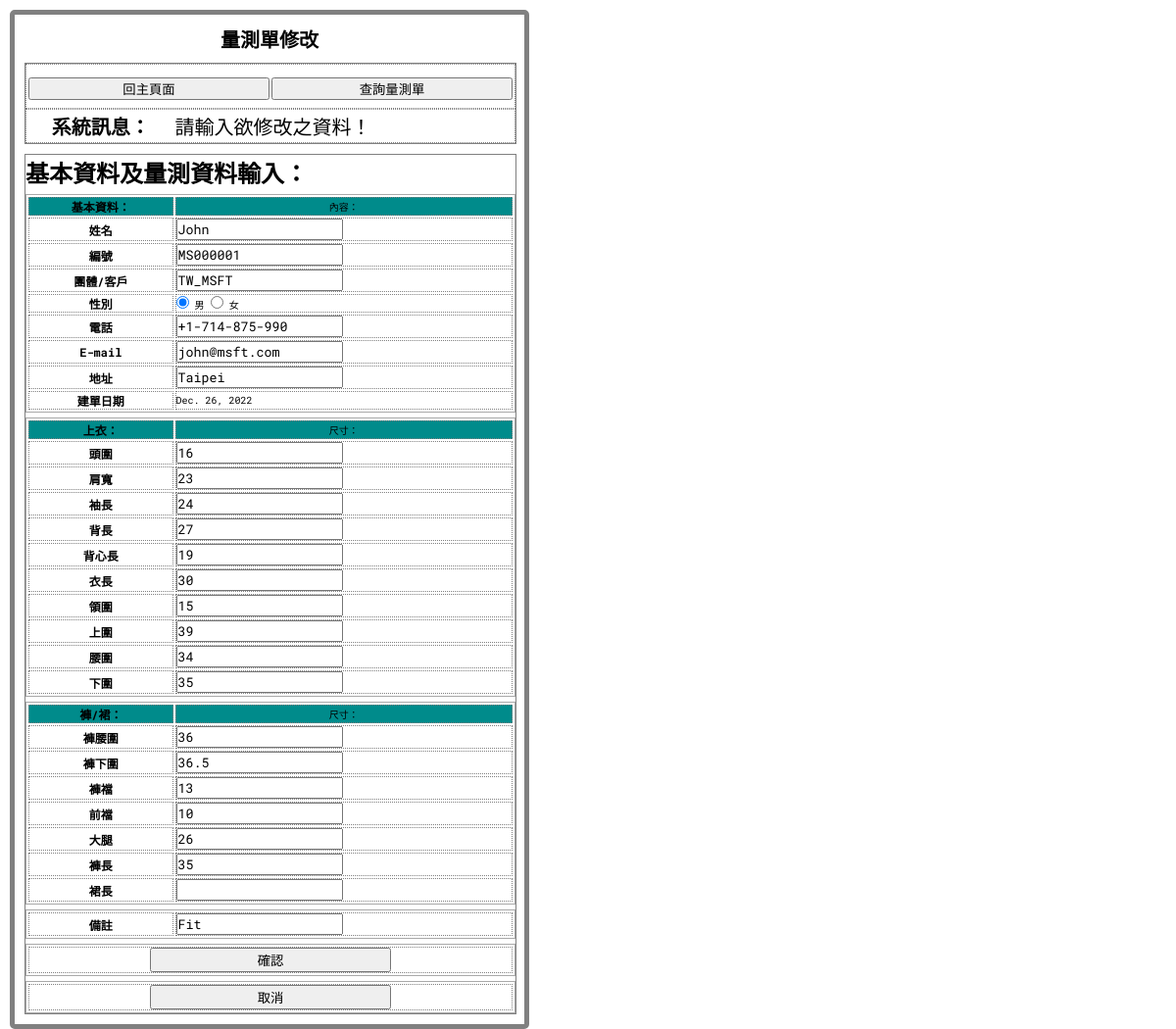
Screenshot of /edit_from_multi_input/37/ (signed in) with the database file from the repository.
### hf_uniform_app/models.py (models this page shows, shortened)
class Uniform(models.Model):
    CustName = models.CharField(max_length=20, null=False)
    CustNo = models.CharField(max_length=20, blank=True, default='')
    OrgnizationName = models.CharField(max_length=50, blank=True, default='')
    Gender = models.CharField(max_length=2, default='M', null=False)
    CustPhone = models.CharField(max_length=50, blank=True, default='')
    CustEmail = models.EmailField(max_length=100, blank=True, default='')
    CustAddr = models.CharField(max_length=255,blank=True, default='')
    DateOfCreated = models.DateField(null=False)
    Hat = models.CharField(max_length=10, blank=True, default='')
    ShoulderWidth = models.CharField(max_length=10, blank=True, default='')
    SleeveLength = models.CharField(max_length=10, blank=True, default='')
    BackLength = models.CharField(max_length=10, blank=True, default='')
    CenterBack = models.CharField(max_length=10, blank=True, default='')
    ShirtLength = models.CharField(max_length=10, blank=True, default='')
    Collar = models.CharField(max_length=10, blank=True, default='')
    Chest = models.CharField(max_length=10, blank=True, default='')
    Waist = models.CharField(max_length=10, blank=True, default='')
    Seat = models.CharField(max_length=10, blank=True, default='')
    WaistBelt = models.CharField(max_length=10, blank=True, default='')
    Hip = models.CharField(max_length=10, blank=True, default='')
    Crotch = models.CharField(max_length=10, blank=True, default='')
    FrontCrotch = models.CharField(max_length=10, blank=True, default='')
    Thigh = models.CharField(max_length=10, blank=True, default='')
    PantsLength = models.CharField(max_length=10, blank=True, default='')
    SkirtLength = models.CharField(max_length=10, blank=True, default='')
    Remark = models.CharField(max_length=30, blank=True, default='')

### hf_uniform_app/views.py (the view)
# urls.py: path('edit_from_multi_input/<int:uniform_id>/', views.edit_from_multi_input),
def edit_from_multi_input(request, uniform_id=None, mode=None):
    if (request.user.id == None):
        return redirect('/login/')
    if (mode == "save"):
        uniform = Uniform.objects.get(id=uniform_id)
        uniform = edit_save_uniform_object(request, uniform)
        if (uniform.CustName == ''):
            message = '姓名不得空白!'
            context = {'uniform':uniform, 'message':message}
            return render(request, 'edit_from_multi_input.html', context)
        uniform.save()
        log_content = f'USER ID:[ {request.user.id} ], USER:[ {request.user.username} ], Time:[ {get_time_stamp()} ], Edit:[ {uniform.CustName} ]'
        get_log(log_content)
        path = '/multi_input/' + str(uniform.OrgnizationName) + '/'
        return redirect(path)
    else:
        try:
            uniform = Uniform.objects.get(id=uniform_id)
            message = '請輸入欲修改之資料！'
        except:
            message = "資料不存在！"
            return render(request, 'query.html', locals())
        context = {'uniform':uniform, 'message':message}
        return render(request, 'edit_from_multi_input.html', context)

### templates/edit_from_multi_input.html (shortened to what this page needs)
{% extends "base.html" %}
{% block title %}
    {% load static %} <link href="{% static "css/edit.css" %}" rel="stylesheet" type="text/css" />
{% endblock %}
{% block content %}
    <div class="main">
        <h1> 量測單修改 </h1>
        <div class="option-table">
            <table class="option-table-button">
                <tr>
                    <td>
                        <form action="/main">
                            <input type="submit" value="回主頁面" />
                        </form>
                    </td>
                    <td>
                        <form action="/query">
                            <input type="submit" value="查詢量測單" />
                        </form>
                    </td>
                </tr>
            </table>
            <table class="option-table-message">
                <tr>
                    <th>
                        <span> 系統訊息： </span>
                    </th>
                    <td>
                        <span> {{ message }}</span>
                    </td>
                </tr>
            </table>
        </div>
        <div class="listing-input">
            <h2> 基本資料及量測資料輸入： </h2>
            <form action="/edit_from_multi_input/{{uniform.id}}/save/" method="POST" name="edit_from_detail" id="edit_from_detail">
                <table class="listing-input-basic">
                    <tr class="table-head">
                        <th>
                            <span> 基本資料：</span>
                        </th>
                        <td>
                            <span> 內容： </span>
                        </td>
                    </tr>
                    <tr>
                        <th>姓名</th>
                        <td>
                            <input type="text" id="cust_name" name="cust_name" value={{uniform.CustName}}>
                        </td>
                    </tr>
                    <tr>
                        <th>編號</th>
                        <td>
                            <input type="text" id="cust_no" name="cust_no" value={{uniform.CustNo}}>
                        </td>
                    </tr>
                    <tr>
                        <th>團體/客戶</th>
                        <td>
                            <input type="text" id="orgnization_name" name="orgnization_name" value={{uniform.OrgnizationName}}>
                        </td>
                    </tr>
                    <tr>
                        <th>性別</th>
                        <td>
                            {% if uniform.Gender == "M" %}
                                <input type="radio" name="gender" id="gender_m" value="M" checked="checked"/> 男
                                <input type="radio" name="gender" id="gender_f" value="F" /> 女
                            {% else %}
                                <input type="radio" name="gender" id="gender_m" value="M" /> 男
                                <input type="radio" name="gender" id="gender_f" value="F" checked="checked"/> 女
                            {% endif %}
                        </td>
                    </tr>
                    <tr>
                        <th>電話</th>
                        <td>
                            <input type="text" id="cust_phone" name="cust_phone" value={{uniform.CustPhone}}>
                        </td>
                    </tr>
                    <tr>
                        <th>E-mail</th>
                        <td>
                            <input type="text" id="cust_email" name="cust_email" value={{uniform.CustEmail}}>
                        </td>
                    </tr>
                    <tr>
                        <th>地址</th>
                        <td>
                            <input type="text" id="cust_addr" name="cust_addr" value={{uniform.CustAddr}}>
                        </td>
                    </tr>
                    <tr>
                        <th>建單日期</th>
                        <td>
                            {{uniform.DateOfCreated}}
                        </td>
                    </tr>
                </table>
                <table class="listing-input-shirt">
                    <tr  class="table-head">
                        <th>
                            <span> 上衣：</span>
                        </th>
                        <td>
                            <span> 尺寸：</span>
                        </td>
                    </tr>
                    <tr>
                        <th>頭圍</th>
                        <td>
                            <input type="text" id="hat" name="hat" value={{uniform.Hat}}>
                        </td>
                    </tr>
                    <tr>
                        <th>肩寬</th>
                        <td>
                            <input type="text" id="shoulder_width" name="shoulder_width" value={{uniform.ShoulderWidth}}>
                        </td>
                    </tr>
                    <tr>
                        <th>袖長</th>
                        <td>
                            <input type="text" id="sleeve_length" name="sleeve_length" value={{uniform.SleeveLength}}>
                        </td>
                    </tr>
                    <tr>
                        <th>背長</th>
                        <td>
                            <input type="text" id="back_length" name="back_length" value={{uniform.BackLength}}>
                        </td>
                    </tr>
                    <tr>
                        <th>背心長</th>
                        <td>
                            <input type="text" id="center_back" name="center_back" value={{uniform.CenterBack}}>
                        </td>
                    </tr>
                    <tr>
                        <th>衣長</th>
                        <td>
                            <input type="text" id="shirt_length" name="shirt_length" value={{uniform.ShirtLength}}>
                        </td>
                    </tr>
                    <tr>
                        <th>領圍</th>
                        <td>
                            <input type="text" id="collar" name="collar" value={{uniform.Collar}}>
                        </td>
                    </tr>
                    <tr>
                        <th>上圍</th>
                        <td>
                            <input type="text" id="chest" name="chest" value={{uniform.Chest}}>
                        </td>
                    </tr>
                    <tr>
                        <th>腰圍</th>
                        <td>
                            <input type="text" id="waist" name="waist" value={{uniform.Waist}}>
                        </td>
                    </tr>
                    <tr>
                        <th>下圍</th>
                        <td>
                            <input type="text" id="seat" name="seat" value={{uniform.Seat}}>
                        </td>
                    </tr>
                </table>
                <table class="listing-input-pants">
                    <tr  class="table-head">
                        <th>
                            <span> 褲/裙：</span>
                        </th>
                        <td>
                            <span> 尺寸：</span>
                        </td>
                    </tr>
                    <tr>
                        <th>褲腰圍</th>
                        <td>
                            <input type="text" id="waist_belt" name="waist_belt" value={{uniform.WaistBelt}}>
                        </td>
                    </tr>
                    <tr>
                        <th>褲下圍</th>
                        <td>
                            <input type="text" id="hip" name="hip" value={{uniform.Hip}}>
                        </td>
                    </tr>
                    <tr>
                        <th>褲襠</th>
                        <td>
                            <input type="text" id="crotch" name="crotch" value={{uniform.Crotch}}>
                        </td>
                    </tr>
                    <tr>
                        <th>前襠</th>
                        <td>
                            <input type="text" id="front_crotch" name="front_crotch" value={{uniform.FrontCrotch}}>
                        </td>
                    </tr>
                    <tr>
                        <th>大腿</th>
                        <td>
                            <input type="text" id="thigh" name="thigh" value={{uniform.Thigh}}>
                        </td>
                    </tr>
                    <tr>
                        <th>褲長</th>
                        <td>
                            <input type="text" id="pants_length" name="pants_length" value={{uniform.PantsLength}}>
                        </td>
                    </tr>
                    <tr>
                        <th>裙長</th>
                        <td>
                            <input type="text" id="skirt_length" name="skirt_length" value={{uniform.SkirtLength}}>
                        </td>
                    </tr>
                </table>
                <table class="listing-input-remark">
                    <tr>
                        <th>備註</th>
                        <td>
                            <input type="text" id="remark" name="remark" value={{uniform.Remark}}>
                        </td>
                    </tr>
                </table>
                <table class="listing-input-button">
                    <tr>
                        <td>
                            <input type="submit" name="button_submit" id="button_submit" value="確認">
                        </td>
                    </tr>
                </table>
            </form>
            <form action="/multi_input/{{uniform.OrgnizationName}}/">
                <table class="listing-input-button">
                    <tr>
                        <td>
                            <input type="submit" name="button_reset" id="button_reset" value="取消">
                        </td>
                    </tr>
                </table>
            </form>
        </div>
    </div>
{% endblock %}

### static/css/edit.css (style rules this page uses)
* { margin: 0; padding: 0; font-family:'Roboto Mono',monospace; }
.main { display: block; width: 500px; margin-top: 10px; margin-left: 10px; padding: 10px; border: solid gray 5px; border-radius: 5px; }
.main h1 { text-align: center; font-size: 20px; }
.option-table { display: block; width: 100%; margin-top: 10px; border: solid gray 0.5px; }
.option-table-button { border: dotted gray 0.5px; width: 100%; font-size: 20px; }
.option-table-button td { height: 40px; width:33%; }
.option-table-button input { width: 100%; }
.option-table-message { border: dotted gray 0.5px; width: 100%; font-size: 20px; }
.option-table-message th { width: 30%; }
.option-table-message td { width: 70%; }
.listing-input { word-wrap: break-word; display: block; width: 100%; margin-top: 10px; border: solid gray 0.5px; }
.listing-input table { word-wrap: break-word; margin-top: 5px; width: 100%; border: solid darkgray 1px; }
.listing-input th { word-wrap: break-word; border: dotted gray 0.5px; font-size: 12px; text-align: center; width: 30%; }
.listing-input td { word-wrap: break-word; border: dotted gray 0.5px; font-size: 10px; width: 70%; }
.table-head { background-color: darkcyan; text-align: center; }
.listing-input-button { width: 50%; }
.listing-input-button td { width: 50%; }
.listing-input-button input { width: 50%; margin-left: 25%; height: 25px; }

### rows the page displays
Uniform: cust_no "MS000001", orgnization_name "TW_MSFT", cust_phone "+1-714-875-990", cust_email "john@msft.com", cust_addr "Taipei", DateOfCreated "Dec. 26, 2022", hat "16", shoulder_width "23", sleeve_length "24", back_length "27", center_back "19", shirt_length "30", collar "15", chest "39", waist "34", seat "35", waist_belt "36", hip "36.5", crotch "13", front_crotch "10", thigh "26", pants_length "35"

### other values shown
{{ message }} "請輸入欲修改之資料！"
